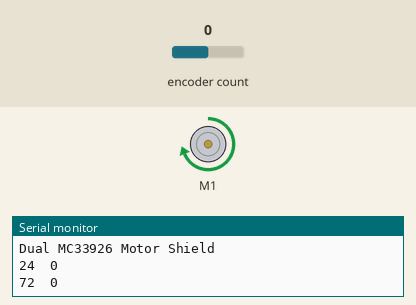
Simulated run of this sketch. Board: Arduino Uno, built with avr-gcc and run on an emulated ATmega328P. Parts: DC motor (green arrow = forward, orange = backward, longer = faster), the last lines printed to the serial monitor. The inputs (shaded band) are chosen by the test bench; at power-on: encoder count 0.

Above: at 0.1 s.
At 1.2 s:
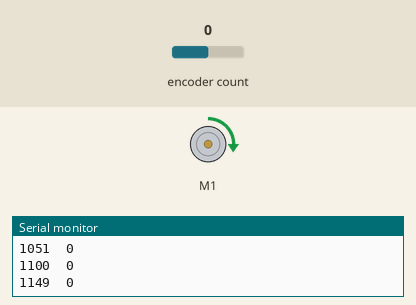
1.3 s: encoder count set to 4
4.3 s: encoder count set to 3
7.3 s: encoder count set to 2
At 8.0 s:
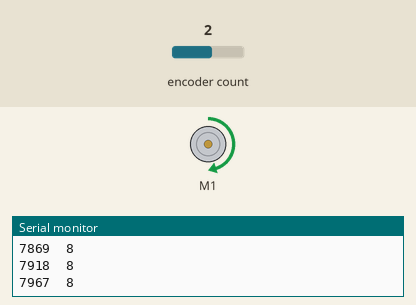
Timing chart, 0 to 71.8 s (numbered marks = the images above; inputs shaded):
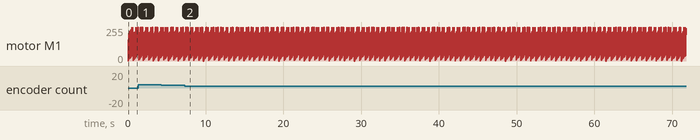

Measured:
- by itself, motor M1: ramps from stopped to forward 255/255 and jumps back, once every 0.10 s

The sketch:

motor.ino
```cpp
#include <Encoder.h>
#include <DualMC33926MotorShield.h>

DualMC33926MotorShield md;
#define ENC_A 3
#define ENC_B 5
Encoder myEnc(ENC_A, ENC_B);

long angleV[401]={0};
double velocity=0;

/*
void stopIfFault()
{
  if (md.getFault())
  {
    Serial.println("fault");
    while(1);
  }
}
*/
void setup() {
  // put your setup code here, to run once:
  Serial.begin(115200);
  Serial.println("Dual MC33926 Motor Shield");
  md.init();
}

void loop() {
  // put your main code here, to run repeatedly:
  for (int i = 1; i <= 400; i++)
  {
    md.setM1Speed(i);
    //stopIfFault();
    if (abs(i)%200 == 100)
    {
      angleV[i]=myEnc.read();
      velocity=860*(angleV[i]-angleV[i-1])/6;

      Serial.print(millis());
      Serial.print("\t");
      Serial.println(angleV[i]);
      //Serial.println(velocity);

    }
    delay(.005);
  }
 /*
  for (int i = 400; i >= -400; i--)
  {
    md.setM1Speed(i);
    stopIfFault();
    if (abs(i)%200 == 100)
    {
      Serial.print("Encoder: ");
      Serial.println(myEnc.read());
      //Serial.print("M1 current: ");
      //Serial.println(md.getM1CurrentMilliamps());
    }
    delay(2);
  }

  for (int i = -400; i <= 0; i++)
  {
    md.setM1Speed(i);
    stopIfFault();
    if (abs(i)%200 == 100)
    {
      Serial.print("Encoder: ");
      Serial.println(myEnc.read());
      //Serial.print("M1 current: ");
      //Serial.println(md.getM1CurrentMilliamps());
    }
    delay(2);
  }
  */

}
```
